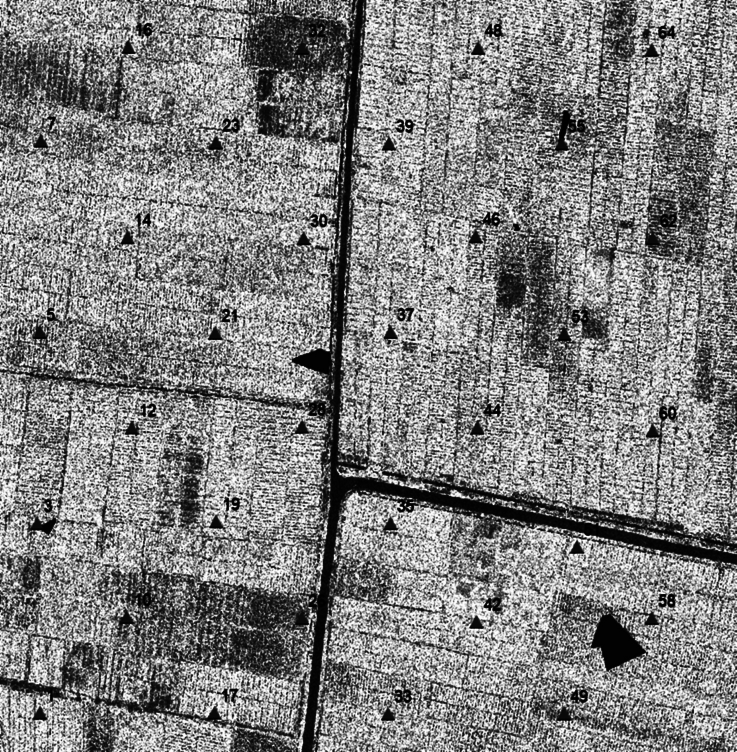
#> input picture pre-proses/equalized.jpg, 1473 x 1504 px (shown at 1/2 size)
$ python crop-advance.py
#> lines starting #> are read from the running program, lines starting #| are printed output that depends on the picture
import cv2
import os

def crop_with_shifts(image_path, output_prefix, x_center, y_center, crop_size, shift_pixels=20, num_crops=10):
    """
    Melakukan crop pada gambar sebanyak `num_crops` kali dengan menggeser titik tengah.
    Fungsi ini akan dipanggil berulang kali oleh loop utama.
    """
#> called with image_path = 'pre-proses/equalized.jpg', output_prefix = 'pre-proses/cropped-eq/7.jpg', x_center = 79, y_center = 283, crop_size = 224, shift_pixels = 10, num_crops = 10
    img = cv2.imread(image_path)
#> img is the input picture: shape (1504, 1473, 3); min 0, max 255, mean 129

    if img is None:
        print(f"Gambar di '{image_path}' tidak ditemukan atau gagal dimuat.")
        return

    # Ambil gambar grayscale jika belum
    if len(img.shape) == 3:
        img = cv2.cvtColor(img, cv2.COLOR_BGR2GRAY)
#> img: shape (1504, 1473)

    h, w = img.shape
#> h = 1504; w = 1473
    half = crop_size // 2

    # Daftar 10 pergeseran (dx, dy) dari titik tengah
    shifts = [
        (0, 0),                         # 1. Tengah (Asli)
        (-shift_pixels, 0),             # 2. Kiri
        (shift_pixels, 0),              # 3. Kanan
        (0, -shift_pixels),             # 4. Atas
        (0, shift_pixels),              # 5. Bawah
        (-shift_pixels, -shift_pixels), # 6. Kiri-Atas
        (shift_pixels, -shift_pixels),  # 7. Kanan-Atas
        (-shift_pixels, shift_pixels),  # 8. Kiri-Bawah
        (shift_pixels, shift_pixels),   # 9. Kanan-Bawah
        (0, -shift_pixels * 2)          # 10. Atas (lebih jauh)
    ]

    shifts = shifts[:num_crops]

    base_name, ext = os.path.splitext(output_prefix)

    for i, (dx, dy) in enumerate(shifts):
        new_x_center = x_center + dx
        new_y_center = y_center + dy

        x_start = max(0, new_x_center - half)
        y_start = max(0, new_y_center - half)
        x_end = x_start + crop_size
        y_end = y_start + crop_size

        if x_end > w:
            x_end = w
            x_start = max(0, w - crop_size)
        if y_end > h:
            y_end = h
            y_start = max(0, h - crop_size)

        cropped_img = img[y_start:y_end, x_start:x_end]
        output_path = f"{base_name}_{i}{ext}"

        cv2.imwrite(output_path, cropped_img)
#> this loop made 10 passes
#> pass 1, in crop_with_shifts, `cropped_img = img[y_start:y_end, x_start:x_end]`:
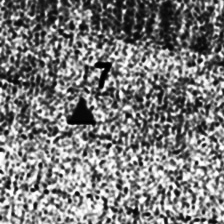
#> cropped_img: shape (224, 224); min 0, max 255, mean 121

    print(f"Selesai memproses untuk ID {os.path.basename(base_name)}, {num_crops} gambar disimpan.")


# --- BAGIAN UTAMA (YANG DIPERBAIKI) ---

# 1. Definisikan Array Data Anda
crop_data = [
    [7, 79, 283], [10, 253, 1237], [23, 430, 286], [26, 600, 1237], [28, 600, 854],
    [30, 605, 476], [39, 774, 289], [42, 954, 1242], [55, 1126, 286], [58, 1303, 1239]
]

# 2. Definisikan Parameter Umum
INPUT_FILENAME = 'equalized.jpg'
OUTPUT_FOLDER_NAME = 'cropped-eq'
CROP_SIZE = 224
SHIFT_PIXELS = 10
NUM_CROPS_PER_POINT = 10

# 3. Tentukan path absolut berdasarkan lokasi skrip
script_dir = os.path.dirname(os.path.abspath(__file__))
input_image_path = os.path.join(script_dir, INPUT_FILENAME)
output_dir_path = os.path.join(script_dir, OUTPUT_FOLDER_NAME)

# 4. Buat folder output jika belum ada
os.makedirs(output_dir_path, exist_ok=True)

# 5. Loop Utama untuk Memproses Setiap Baris Data
print(f"Memulai proses cropping dari gambar: {input_image_path}\n")
print(f"Hasil akan disimpan di folder: '{output_dir_path}'")

for data_point in crop_data:
    file_id, x_coord, y_coord = data_point

    # Buat nama file dasar
    base_filename = f"{file_id}.jpg"

    # Gabungkan path folder output dengan nama file untuk membuat path lengkap
    output_path_prefix = os.path.join(output_dir_path, base_filename)

    # Panggil fungsi cropping dengan path yang sudah benar
    crop_with_shifts(
        image_path=input_image_path,
        output_prefix=output_path_prefix,
        x_center=x_coord,
        y_center=y_coord,
        crop_size=CROP_SIZE,
        shift_pixels=SHIFT_PIXELS,
        num_crops=NUM_CROPS_PER_POINT
    )

print("\nSemua proses telah selesai.")
